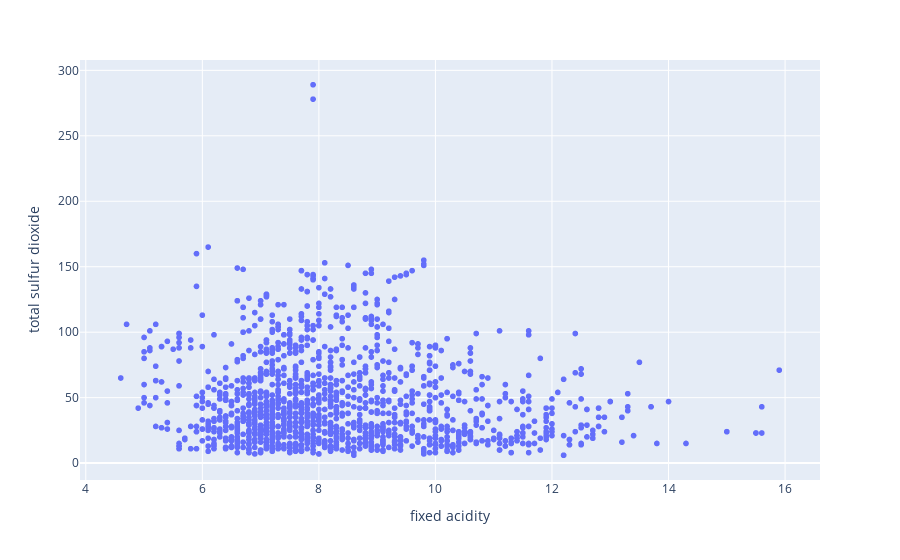

Source (notebook cell):
### Code cell
px.scatter(data_frame=data, 
           x=x.value, y=y.value,)

### Figure 1 — Plotly figure (JSON) as saved in the notebook; plotly's stock layout.template omitted (floating-point values rounded to 4 significant figures; data arrays with more than 128 entries replaced by an {"elided": "..."} marker saying what was removed)
{"data": [{"hovertemplate": "fixed acidity=%{x}<br>total sulfur dioxide=%{y}<extra></extra>", "legendgroup": "", "marker": {"color": "#636efa", "symbol": "circle"}, "mode": "markers", "name": "", "showlegend": false, "type": "scattergl", "x": {"elided": "1599 float values"}, "xaxis": "x", "y": {"elided": "1599 float values"}, "yaxis": "y"}], "layout": {"legend": {"tracegroupgap": 0}, "margin": {"t": 60}, "xaxis": {"anchor": "y", "domain": [0, 1], "title": {"text": "fixed acidity"}}, "yaxis": {"anchor": "x", "domain": [0, 1], "title": {"text": "total sulfur dioxide"}}}}
